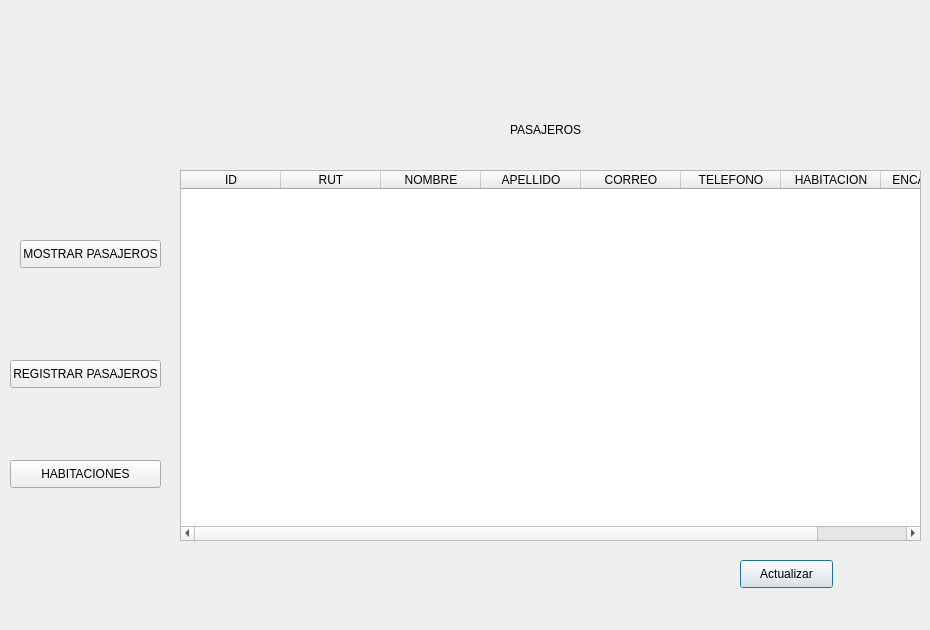
<?xml version="1.0" encoding="UTF-8"?>
<ui version="4.0">
 <class>Dialog</class>
 <widget class="QDialog" name="Dialog">
  <property name="geometry">
   <rect>
    <x>0</x>
    <y>0</y>
    <width>930</width>
    <height>630</height>
   </rect>
  </property>
  <property name="minimumSize">
   <size>
    <width>930</width>
    <height>630</height>
   </size>
  </property>
  <property name="windowTitle">
   <string>Dialog</string>
  </property>
  <layout class="QVBoxLayout" name="verticalLayout">
   <property name="spacing">
    <number>0</number>
   </property>
   <property name="leftMargin">
    <number>0</number>
   </property>
   <property name="topMargin">
    <number>0</number>
   </property>
   <property name="rightMargin">
    <number>0</number>
   </property>
   <property name="bottomMargin">
    <number>0</number>
   </property>
   <item>
    <widget class="QWidget" name="widget" native="true">
     <property name="minimumSize">
      <size>
       <width>930</width>
       <height>630</height>
      </size>
     </property>
     <widget class="QStackedWidget" name="stackedWidget">
      <property name="geometry">
       <rect>
        <x>180</x>
        <y>100</y>
        <width>741</width>
        <height>501</height>
       </rect>
      </property>
      <property name="styleSheet">
       <string notr="true"/>
      </property>
      <widget class="QWidget" name="pasajeros">
       <property name="styleSheet">
        <string notr="true"/>
       </property>
       <widget class="QTableWidget" name="tabla">
        <property name="geometry">
         <rect>
          <x>0</x>
          <y>70</y>
          <width>741</width>
          <height>371</height>
         </rect>
        </property>
        <column>
         <property name="text">
          <string>ID</string>
         </property>
        </column>
        <column>
         <property name="text">
          <string>RUT</string>
         </property>
        </column>
        <column>
         <property name="text">
          <string>NOMBRE</string>
         </property>
        </column>
        <column>
         <property name="text">
          <string>APELLIDO</string>
         </property>
        </column>
        <column>
         <property name="text">
          <string>CORREO</string>
         </property>
        </column>
        <column>
         <property name="text">
          <string>TELEFONO</string>
         </property>
        </column>
        <column>
         <property name="text">
          <string>HABITACION</string>
         </property>
        </column>
        <column>
         <property name="text">
          <string>ENCARGADO</string>
         </property>
        </column>
       </widget>
       <widget class="QLabel" name="label">
        <property name="geometry">
         <rect>
          <x>330</x>
          <y>20</y>
          <width>81</width>
          <height>20</height>
         </rect>
        </property>
        <property name="text">
         <string>PASAJEROS</string>
        </property>
       </widget>
       <widget class="QPushButton" name="btn_actualizar">
        <property name="geometry">
         <rect>
          <x>560</x>
          <y>460</y>
          <width>93</width>
          <height>28</height>
         </rect>
        </property>
        <property name="text">
         <string>Actualizar</string>
        </property>
       </widget>
      </widget>
      <widget class="QWidget" name="registrar">
       <property name="styleSheet">
        <string notr="true"/>
       </property>
       <widget class="QLabel" name="label_2">
        <property name="geometry">
         <rect>
          <x>310</x>
          <y>40</y>
          <width>131</width>
          <height>20</height>
         </rect>
        </property>
        <property name="text">
         <string>Registro de pasajeros</string>
        </property>
       </widget>
       <widget class="QLabel" name="label_4">
        <property name="geometry">
         <rect>
          <x>180</x>
          <y>100</y>
          <width>55</width>
          <height>16</height>
         </rect>
        </property>
        <property name="text">
         <string>Rut:</string>
        </property>
       </widget>
       <widget class="QLabel" name="label_5">
        <property name="geometry">
         <rect>
          <x>180</x>
          <y>150</y>
          <width>55</width>
          <height>16</height>
         </rect>
        </property>
        <property name="text">
         <string>Nombre:</string>
        </property>
       </widget>
       <widget class="QLabel" name="label_6">
        <property name="geometry">
         <rect>
          <x>180</x>
          <y>200</y>
          <width>55</width>
          <height>16</height>
         </rect>
        </property>
        <property name="text">
         <string>Apellido:</string>
        </property>
       </widget>
       <widget class="QLabel" name="label_7">
        <property name="geometry">
         <rect>
          <x>180</x>
          <y>250</y>
          <width>55</width>
          <height>16</height>
         </rect>
        </property>
        <property name="text">
         <string>Correo:</string>
        </property>
       </widget>
       <widget class="QLabel" name="label_8">
        <property name="geometry">
         <rect>
          <x>180</x>
          <y>300</y>
          <width>60</width>
          <height>16</height>
         </rect>
        </property>
        <property name="text">
         <string>Telefono:</string>
        </property>
       </widget>
       <widget class="QLabel" name="label_10">
        <property name="geometry">
         <rect>
          <x>180</x>
          <y>370</y>
          <width>71</width>
          <height>16</height>
         </rect>
        </property>
        <property name="text">
         <string>Habitacion:</string>
        </property>
       </widget>
       <widget class="QLineEdit" name="lne_rut">
        <property name="geometry">
         <rect>
          <x>250</x>
          <y>100</y>
          <width>301</width>
          <height>22</height>
         </rect>
        </property>
       </widget>
       <widget class="QLineEdit" name="lne_nombre">
        <property name="geometry">
         <rect>
          <x>250</x>
          <y>150</y>
          <width>301</width>
          <height>22</height>
         </rect>
        </property>
       </widget>
       <widget class="QLineEdit" name="lne_apellido">
        <property name="geometry">
         <rect>
          <x>250</x>
          <y>200</y>
          <width>301</width>
          <height>22</height>
         </rect>
        </property>
       </widget>
       <widget class="QLineEdit" name="lne_correo">
        <property name="geometry">
         <rect>
          <x>250</x>
          <y>250</y>
          <width>301</width>
          <height>22</height>
         </rect>
        </property>
       </widget>
       <widget class="QLineEdit" name="lne_telefono">
        <property name="geometry">
         <rect>
          <x>250</x>
          <y>300</y>
          <width>301</width>
          <height>22</height>
         </rect>
        </property>
       </widget>
       <widget class="QCheckBox" name="encargado">
        <property name="geometry">
         <rect>
          <x>390</x>
          <y>370</y>
          <width>91</width>
          <height>20</height>
         </rect>
        </property>
        <property name="text">
         <string>Encargado</string>
        </property>
       </widget>
       <widget class="QComboBox" name="habitaciones">
        <property name="geometry">
         <rect>
          <x>250</x>
          <y>370</y>
          <width>73</width>
          <height>22</height>
         </rect>
        </property>
       </widget>
       <widget class="QPushButton" name="btn_registrar">
        <property name="enabled">
         <bool>true</bool>
        </property>
        <property name="geometry">
         <rect>
          <x>540</x>
          <y>420</y>
          <width>93</width>
          <height>28</height>
         </rect>
        </property>
        <property name="text">
         <string>Registrar</string>
        </property>
       </widget>
      </widget>
      <widget class="QWidget" name="habitacion">
       <property name="styleSheet">
        <string notr="true"/>
       </property>
       <widget class="QLabel" name="img_const">
        <property name="geometry">
         <rect>
          <x>80</x>
          <y>30</y>
          <width>571</width>
          <height>431</height>
         </rect>
        </property>
        <property name="text">
         <string/>
        </property>
        <property name="pixmap">
         <pixmap>img/img_const.png</pixmap>
        </property>
       </widget>
      </widget>
     </widget>
     <widget class="QPushButton" name="b2">
      <property name="geometry">
       <rect>
        <x>10</x>
        <y>360</y>
        <width>151</width>
        <height>28</height>
       </rect>
      </property>
      <property name="text">
       <string>REGISTRAR PASAJEROS</string>
      </property>
     </widget>
     <widget class="QPushButton" name="b1">
      <property name="geometry">
       <rect>
        <x>20</x>
        <y>240</y>
        <width>141</width>
        <height>28</height>
       </rect>
      </property>
      <property name="text">
       <string>MOSTRAR PASAJEROS</string>
      </property>
     </widget>
     <widget class="QPushButton" name="b3">
      <property name="geometry">
       <rect>
        <x>10</x>
        <y>460</y>
        <width>151</width>
        <height>28</height>
       </rect>
      </property>
      <property name="text">
       <string>HABITACIONES</string>
      </property>
     </widget>
    </widget>
   </item>
  </layout>
 </widget>
 <resources>
  <include location="img/img.qrc"/>
 </resources>
 <connections/>
</ui>
